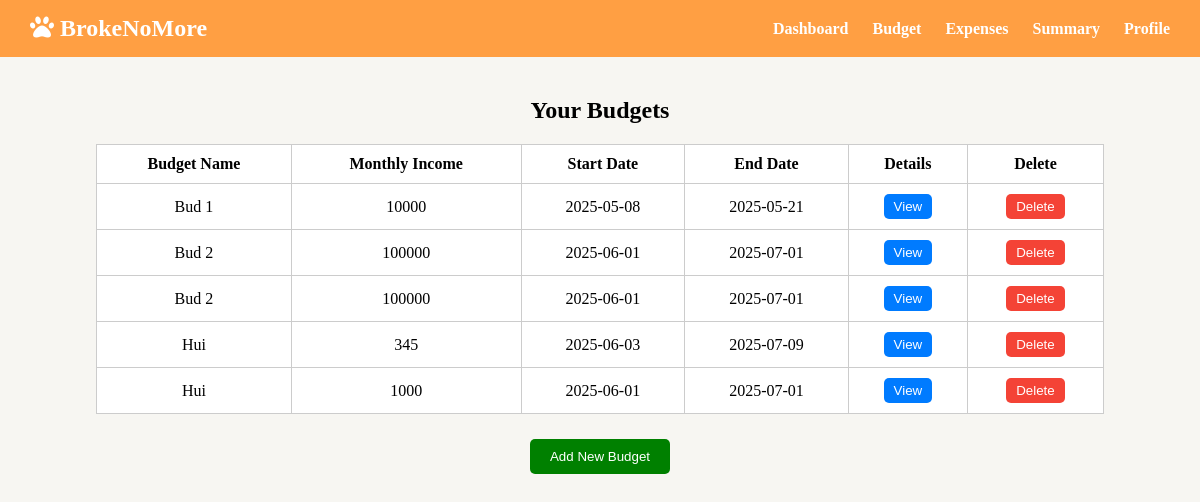
The page /your_budget.php (signed in) on the database its author committed.
### tables this page shows
CREATE TABLE `your_budgets` (
  `id` int(11) NOT NULL AUTO_INCREMENT,
  `budget_name` varchar(100) NOT NULL,
  `monthly_income` bigint(20) NOT NULL,
  `start_date` date NOT NULL,
  `end_date` date NOT NULL,
  `user_id` int(11) NOT NULL,
  PRIMARY KEY (`id`)
);

### your_budget.php (the view, shortened to what this page needs)
<?php
$conn = new mysqli("localhost", "root", "", "expense_tracker");
$userId = $_SESSION['user_id'];
$stmt = $conn->prepare("SELECT id, budget_name, monthly_income, start_date, end_date FROM your_budgets WHERE user_id = ?");
$stmt->bind_param("i", $userId);
$stmt->execute();
$result = $stmt->get_result();
$rows = '';
while ($row = $result->fetch_assoc()) {
    $id = htmlspecialchars($row['id']);
    $name = htmlspecialchars($row['budget_name']);
    $income = htmlspecialchars($row['monthly_income']);
    $start = htmlspecialchars($row['start_date']);
    $end = htmlspecialchars($row['end_date']);
    $rows .= "<tr id='row-$id'>
                <td>$name</td>
                <td>$income</td>
                <td>$start</td>
                <td>$end</td>
                <td><button onclick=\"window.location.href='budget_details.php?id=$id'\" class='details-btn'>View</button></td>
                <td><button class='delete-btn' onclick='deleteItem($id)'>Delete</button></td>
              </tr>";
}
$template = file_get_contents('your_budget.html');
$output = str_replace('', $rows, $template);
echo $output;
?>

### css/header.css (style rules this page uses)
* { margin: 0; padding: 0; box-sizing: border-box; }
body { background-color:#f7f6f2; }
nav { background-color: #ff9f43; padding: 15px 30px; display: flex; justify-content: space-between; align-items: center; color: #fff; }
nav h1 { font-size: 24px; }
nav .links a { margin-left: 20px; text-decoration: none; color: #fff; font-weight: bold; }

### css/your_budget.css (style rules this page uses)
.container { text-align: center; padding: 20px; margin: 20px; }
h2 { margin-bottom:20px; }
table { margin: 0 auto; border-collapse: collapse; width: 90%; background-color: white; }
th, td { padding: 10px; border: 1px solid #ccc; text-align: center; }
.details-btn { background-color: #007bff; color: white; border: none; padding: 5px 10px; cursor: pointer; border-radius: 5px; }
.delete-btn { background-color: #f44336; color: white; border: none; padding: 5px 10px; cursor: pointer; border-radius: 5px; }
.add-btn { background-color: green; color: white; border: none; border-radius: 5px; padding: 10px 20px; margin-top: 25px; cursor: pointer; }

### rows shown on the page
your_budgets: budget_name "Bud 1", monthly_income "10000", start_date "2025-05-08", end_date "2025-05-21"
your_budgets: budget_name "Bud 2", monthly_income "100000", start_date "2025-06-01", end_date "2025-07-01"
your_budgets: budget_name "Bud 2", monthly_income "100000", start_date "2025-06-01", end_date "2025-07-01"
your_budgets: budget_name "Hui", monthly_income "345", start_date "2025-06-03", end_date "2025-07-09"
your_budgets: budget_name "Hui", monthly_income "1000", start_date "2025-06-01", end_date "2025-07-01"

### other values the page prints
$output "BrokeNoMore Dashboard Budget Expenses Summary Profile Your Budgets Budget Name Monthly Income Start Date End Date Details Delete Add New Budget"
